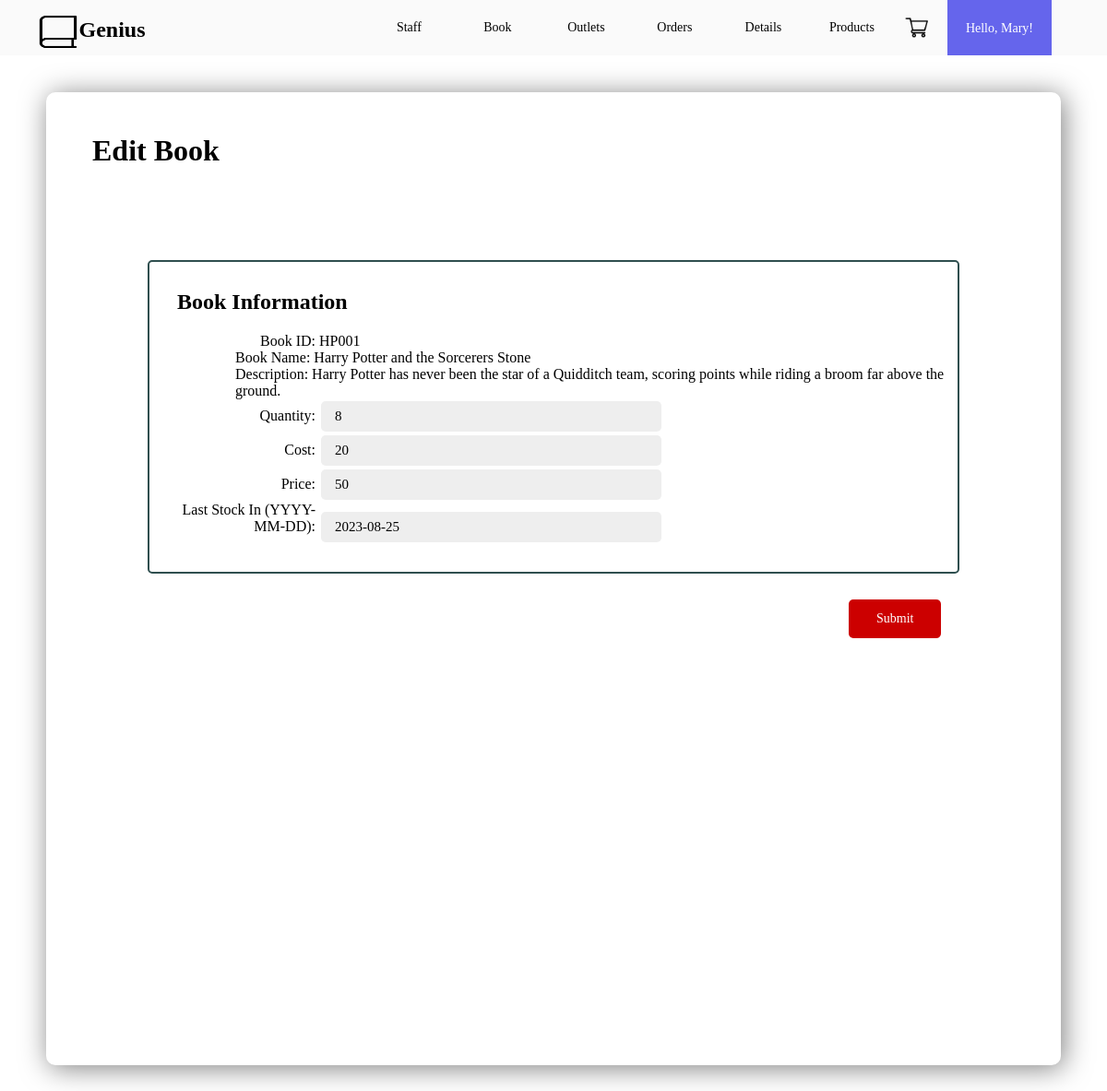
/admin/editbook.php?bookID=HP001&outlet=d (signed in), run on the app's committed database.
### tables this page shows
CREATE TABLE `book` (
  `id` int NOT NULL AUTO_INCREMENT,
  `bookID`  varchar(255) NOT NULL,
  `bookname` varchar(255) NOT NULL,
  `description` varchar(255) NOT NULL,
  `quantity` varchar(255) NOT NULL,
  `cost` varchar(255) NOT NULL,
  `price` varchar(255) NOT NULL,
  `laststockin` DATE,
  PRIMARY KEY (id)
);

### admin/editbook.php (the view, shortened to what this page needs)
<?php
if (isset($_GET['bookID'])) {
  $bookID = $_GET['bookID'];
} else {
  $bookID = 'd';
}
?>
<?php
if (isset($_GET['outlet'])) {
  $selectedOutlet = $_GET['outlet'];
} else {
  $selectedOutlet = 'd';
}
?>
<!DOCTYPE html>
<html>
<link rel="stylesheet" href="../css/cart.css" type="text/css">
<link rel="stylesheet" href="../css/products.css" type="text/css">
<link rel="stylesheet" href="../css/shipping&billing.css" type="text/css">
<head>
</head>
<body id="style-1">
  <div id="home" class="nav-bar">
    <nav class="nav-box">
        <a class="logo-text">
            <img class="nav-logo" src="../img/book.png" alt="Book">
            <b>Genius</b>
        </a>
        <?php
        if (isset($_SESSION['loggedin']) && $_SESSION['loggedin'] == true) {
            echo '<button onclick="showLogoutDiv()" class="nav-contact nav-list logged-in">';
            echo "Hello, ",$_SESSION['name'],"!";
            echo '</button>';
        } else {
            echo '<a class="nav-contact nav-list" href="../profile/login.php">';
            echo "Login";
            echo '</a>';
        }
        ?>
         <img class="my-cart cart-icon" src="../img/cart.svg" alt="cart">
        <a class="nav-list" onclick="phome()">Products<div></div></a>
        <a class="nav-list" onclick="details()">Details<div></div></a>
        <a class="nav-list" onclick="order()">Orders<div></div></a>
        <a class="nav-list" onclick="outlets()">Outlets<div></div></a>
        <a class="nav-list" onclick="book()">Book<div></div></a>
        <a class="nav-list" onclick="staff()">Staff</div></a>
<?php
$handler = mysqli_connect("localhost", "root", "", "capstone2");
$GetProd = "SELECT * FROM book WHERE bookID='$bookID'";
$GetProdRes = mysqli_query($handler, $GetProd);
$productGroup = mysqli_fetch_assoc($GetProdRes);
?>
  <div class="background" style="height: 1010px">
    <h1>Edit Book</h1>
          <form class="form" id="ship&bill-form" action="editbookdatabase.php?bookID=<?=$bookID?>&outlet=<?php echo $selectedOutlet; ?>" method="POST" autocomplete="on">
          <div>
              <div class="div-container">
                <div class="left-div" >
                  <h2>Book Information</h2>
                  <div class="form-control">
                    <label id="bookID" class="fix1" for="bookID">Book ID: <?=$productGroup['bookID']?></label>
                  </div>
                  <div class="form-control">
                    <label id="bookname" class="fix2" for="bookname">Book Name: <?=$productGroup['bookname']?></label>
                  </div>
                  <div class="form-control">
                    <label id="description" class="fix3" for="description">Description: <?=$productGroup['description']?></label>
                  </div>
                  <div class="form-control">
                    <label for="Quantity">Quantity: </label>
                    <input type="number" value="<?=$productGroup['quantity']?>" id="quantity" name="quantity" placeholder="" required>
                  </div>
                  <div class="form-control">
                    <label for="Cost">Cost: </label>
                    <input type="number" value="<?=$productGroup['cost']?>" id="cost" name="cost" placeholder="" required>
                  </div>
                  <div class="form-control">
                    <label for="Price">Price: </label>
                    <input type="number" value="<?=$productGroup['price']?>" id="price" name="price" placeholder="" required>
                  </div>
                  <div class="form-control">
                    <label for="laststockin">Last Stock In (YYYY-MM-DD): </label>
                    <input type="text" value="<?=$productGroup['laststockin']?>" id="laststockin" name="laststockin" placeholder="" required>
                  </div>
                </div>
              <br>
              <div class="order-button">
                  <button type="submit" class="next-button" style="transform: translate(770px);">Submit</button>
              </div>
            </div>
          </form>
  </div>
</body>
</html>

### css/cart.css (style rules this page uses)
body { padding-top: 80px; background-repeat: repeat-y; background-image: url("../image/template-image/main-background.png"); overflow-x: hidden; margin: 0; font-family: Bahnschrift; overflow-y: scroll; scroll-behavior: smooth; }
.nav-bar { position: fixed; margin-right: auto; margin-left: auto; margin-bottom: 0; margin-top: 0; top: 0; left: 0; width: 100%; height: 60px; background-color: #FAFAFA; overflow: hidden; z-index: 3; }
.nav-box { height: 60px; width: 1300px; margin-left: auto; margin-right: auto; }
.logo-text { font-size: 24px; color: black; text-decoration: none; line-height: 64px; float: left; }
.my-cart { float: right; padding-top: 16.5px; width: 45.5px; height: 26px; }
.nav-logo { float: left; padding-top: 16.5px; width: 45.5px; height: 26px; }
.nav-list { float: right; color: black; text-align: center; text-decoration: none; font-size: 14px; width: 84px; line-height: 59px; white-space: nowrap; padding-left: 6px; padding-right: 6px; }
.nav-contact { color: white; background-color: rgb(101, 101, 236); height: 60px; width: 125px; vertical-align: center; margin-left: 10px; z-index: 2; }
.background { height: 705px; width: 1100px; box-shadow: 3px 3px 30px rgba(0, 0, 0, 0.5); margin: 20px auto 50px auto; background-color: white; border-radius: 10px; padding-top: 45px; }
.background h1 { margin: 0 auto 50px 50px; }
.next-button { background-color: rgb(204, 0, 0); border: none; color: white; padding: 13px 30px; transform: translate(725px, 40px); font-family: Bahnschrift; border-radius: 5px; font-size: 14px; }

### css/products.css (style rules this page uses)
body { overflow-x: hidden; margin: 0; font-family: Bahnschrift; overflow-y: scroll; scroll-behavior: smooth; background-repeat: repeat; background-image: url("../img/template-image/main-background.png"); }
.nav-bar { position: fixed; margin-right: auto; margin-left: auto; margin-bottom: 0; margin-top: 0; top: 0; left: 0; width: 100%; height: 60px; background-color: #FAFAFA; overflow: hidden; z-index: 3; }
input { cursor: inherit; }
.nav-box { height: 60px; width: 1100px; transform: translate(-10px); margin-left: auto; margin-right: auto; }
.logo-text { font-size: 24px; color: black; text-decoration: none; line-height: 64px; float: left; }
.my-cart { float: right; padding-top: 16.5px; width: 45.5px; height: 26px; }
.nav-logo { float: left; padding-top: 16.5px; width: 45.5px; height: 35px; }
.nav-list { float: right; color: black; text-align: center; text-decoration: none; font-size: 14px; width: 84px; line-height: 59px; white-space: nowrap; padding-left: 6px; padding-right: 6px; }
.nav-contact { border: 0; font-family: Bahnschrift; color: white; background-color: rgb(101, 101, 236); height: 60px; width: auto; padding-left: 20px; padding-right: 20px; vertical-align: center; margin-left: 10px; }
.my-cart { cursor: pointer; }

### css/shipping&billing.css (style rules this page uses)
.div-container { margin-bottom: 10px; }
.left-div { border-radius: 5px; border: darkslategray 2px solid; margin: 10px; padding: 10px 30px 30px 30px; }
label { display: inline-block; width: 150px; text-align: right; }
input[type=date], input[type=text], input[type=number], select { padding: 4px; margin: 2px; height: 25px; width: 350px; border-radius: 5px; border-width: 0; background-color: #EEEEEE; padding-left: 15px; font-family: Bahnschrift; font-size: 15px }
.form { margin:100px 100px auto 100px; }

### admin/editbook.php (style rules this page uses)
.fix1 { width:500px; margin-left: 90px; text-align: left; }
.fix2 { width:500px; margin-left: 63px; text-align: left; }
.fix3 { width:800px; margin-left: 63px; text-align: left; }

### data on the page
book: bookID "HP001", bookname "Harry Potter and the Sorcerers Stone", description "Harry Potter has never been the star of a Quidditch team, scoring points while riding a broom far above the ground.", quantity "8", cost "20", price "50", laststockin "2023-08-25"

### other printed values
$_SESSION['name'] "Mary"
